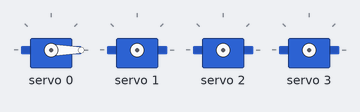
Simulated run of this sketch. Board: Arduino Uno, built with avr-gcc and run on an emulated ATmega328P. Shown: 4 × servo.

Above: at 0.05 s.
At 2.85 s:
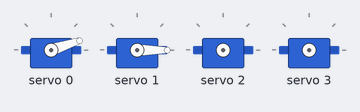
At 4.25 s:
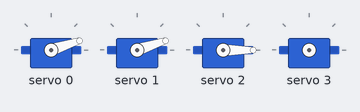
At 5.75 s:
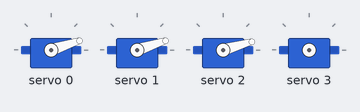
At 9.65 s:
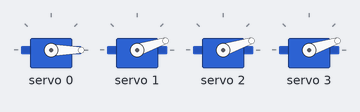
At 13.65 s:
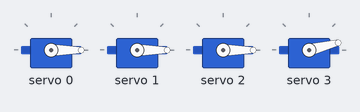
Timing chart, 0 to 20.1 s (numbered marks = the images above):
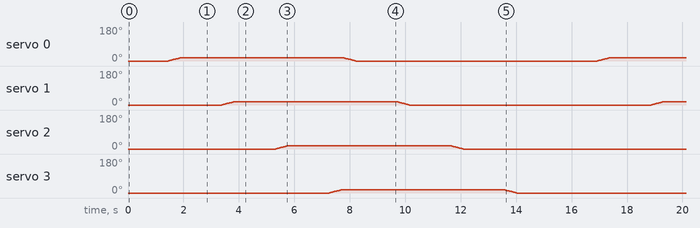

The sketch:

GPT_test1.ino
```cpp
//Create an arduino program that moves an array of 4 servo motors in an oscillating pattern. Use the Adafruit PWM and Wire libraries.

#include <Wire.h> // Include the Wire library
#include <Adafruit_PWMServoDriver.h> // Include the Adafruit PWM library

// Set up the servo driver
Adafruit_PWMServoDriver pwm = Adafruit_PWMServoDriver();

// Variables for the servo positions
int servoPosition1 = 0;
int servoPosition2 = 0;
int servoPosition3 = 0;
int servoPosition4 = 0;

// Variables for the oscillation amount
int servoOscillation1 = 180;
int servoOscillation2 = 180;
int servoOscillation3 = 180;
int servoOscillation4 = 180;

void setup() {
  pwm.begin(); // Begin the servo driver
  pwm.setPWMFreq(60); // Set the frequency of the PWM
}

void loop() {
  // Move each servo in an oscillation pattern
  for (int i = 0; i < servoOscillation1; i++) {
    servoPosition1++;
    pwm.setPWM(0, 0, servoPosition1);
    delay(10);
  }
  for (int i = 0; i < servoOscillation2; i++) {
    servoPosition2++;
    pwm.setPWM(1, 0, servoPosition2);
    delay(10);
  }
  for (int i = 0; i < servoOscillation3; i++) {
    servoPosition3++;
    pwm.setPWM(2, 0, servoPosition3);
    delay(10);
  }
  for (int i = 0; i < servoOscillation4; i++) {
    servoPosition4++;
    pwm.setPWM(3, 0, servoPosition4);
    delay(10);
  }
  for (int i = 0; i < servoOscillation1; i++) {
    servoPosition1--;
    pwm.setPWM(0, 0, servoPosition1);
    delay(10);
  }
  for (int i = 0; i < servoOscillation2; i++) {
    servoPosition2--;
    pwm.setPWM(1, 0, servoPosition2);
    delay(10);
  }
  for (int i = 0; i < servoOscillation3; i++) {
    servoPosition3--;
    pwm.setPWM(2, 0, servoPosition3);
    delay(10);
  }
  for (int i = 0; i < servoOscillation4; i++) {
    servoPosition4--;
    pwm.setPWM(3, 0, servoPosition4);
    delay(10);
  }
}
```
